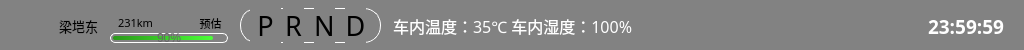
   <widget class="QWidget" name="statusBarWidget" native="true">
    <property name="geometry">
     <rect>
      <x>0</x>
      <y>0</y>
      <width>1024</width>
      <height>50</height>
     </rect>
    </property>
    <property name="sizePolicy">
     <sizepolicy hsizetype="Fixed" vsizetype="Fixed">
      <horstretch>0</horstretch>
      <verstretch>0</verstretch>
     </sizepolicy>
    </property>
    <property name="minimumSize">
     <size>
      <width>1024</width>
      <height>50</height>
     </size>
    </property>
    <property name="maximumSize">
     <size>
      <width>1024</width>
      <height>50</height>
     </size>
    </property>
    <property name="styleSheet">
     <string notr="true">background-color: #828282;</string>
    </property>
    <widget class="QLabel" name="wifiLabel">
     <property name="geometry">
      <rect>
       <x>870</x>
       <y>0</y>
       <width>50</width>
       <height>50</height>
      </rect>
     </property>
     <property name="minimumSize">
      <size>
       <width>50</width>
       <height>50</height>
      </size>
     </property>
     <property name="maximumSize">
      <size>
       <width>50</width>
       <height>50</height>
      </size>
     </property>
     <property name="styleSheet">
      <string notr="true">border-image: url(:/Icons/statusBar/Icons/wifi.png);
background-color: transparent;</string>
     </property>
     <property name="text">
      <string/>
     </property>
    </widget>
    <widget class="QLabel" name="network5GLabel">
     <property name="geometry">
      <rect>
       <x>829</x>
       <y>0</y>
       <width>50</width>
       <height>50</height>
      </rect>
     </property>
     <property name="minimumSize">
      <size>
       <width>50</width>
       <height>50</height>
      </size>
     </property>
     <property name="maximumSize">
      <size>
       <width>50</width>
       <height>50</height>
      </size>
     </property>
     <property name="styleSheet">
      <string notr="true">border-image: url(:/Icons/statusBar/Icons/data.png);
background-color: transparent;</string>
     </property>
     <property name="text">
      <string/>
     </property>
    </widget>
    <widget class="QPushButton" name="accountPushButton">
     <property name="geometry">
      <rect>
       <x>3</x>
       <y>0</y>
       <width>50</width>
       <height>50</height>
      </rect>
     </property>
     <property name="minimumSize">
      <size>
       <width>50</width>
       <height>50</height>
      </size>
     </property>
     <property name="maximumSize">
      <size>
       <width>50</width>
       <height>50</height>
      </size>
     </property>
     <property name="focusPolicy">
      <enum>Qt::NoFocus</enum>
     </property>
     <property name="styleSheet">
      <string notr="true">/* 基础圆形按钮样式（核心） */
QPushButton {

    /* 2. 核心：设置圆角为宽/高的一半，形成圆形 */
    border-radius: 25px; /* 必须=宽度/2，60/2=30 */
    
    /* 3. 配合你的风格：白色字体 + 透明背景（可自定义） */
    color: white;                  /* 字体白色 */
    border: none;                  /* 移除默认边框 */
    
    /* 4. 可选：文字居中、字体大小优化 */
    font-size: 14px;
    text-align: center;
	
	border-image: url(:/Icons/statusBar/Icons/account.jpg);

}
</string>
     </property>
     <property name="text">
      <string/>
     </property>
    </widget>
    <widget class="QLabel" name="userNameLabel">
     <property name="geometry">
      <rect>
       <x>53</x>
       <y>8</y>
       <width>51</width>
       <height>35</height>
      </rect>
     </property>
     <property name="minimumSize">
      <size>
       <width>0</width>
       <height>35</height>
      </size>
     </property>
     <property name="maximumSize">
      <size>
       <width>16777215</width>
       <height>35</height>
      </size>
     </property>
     <property name="font">
      <font>
       <family>MiSans</family>
       <pointsize>10</pointsize>
       <weight>50</weight>
       <bold>false</bold>
      </font>
     </property>
     <property name="styleSheet">
      <string notr="true">QLabel {
	color: white;
	background-color: transparent;
};</string>
     </property>
     <property name="text">
      <string>梁垲东</string>
     </property>
     <property name="alignment">
      <set>Qt::AlignCenter</set>
     </property>
    </widget>
    <widget class="QLabel" name="predictLabel">
     <property name="geometry">
      <rect>
       <x>190</x>
       <y>13</y>
       <width>41</width>
       <height>20</height>
      </rect>
     </property>
     <property name="minimumSize">
      <size>
       <width>0</width>
       <height>20</height>
      </size>
     </property>
     <property name="maximumSize">
      <size>
       <width>16777215</width>
       <height>20</height>
      </size>
     </property>
     <property name="font">
      <font>
       <family>MiSans</family>
       <pointsize>8</pointsize>
       <weight>50</weight>
       <bold>false</bold>
      </font>
     </property>
     <property name="layoutDirection">
      <enum>Qt::LeftToRight</enum>
     </property>
     <property name="styleSheet">
      <string notr="true">QLabel {
	color: white;
	background-color: transparent;
	text-align: center;
};</string>
     </property>
     <property name="text">
      <string>预估</string>
     </property>
     <property name="alignment">
      <set>Qt::AlignCenter</set>
     </property>
    </widget>
    <widget class="QLabel" name="predictDistanceLabel">
     <property name="geometry">
      <rect>
       <x>110</x>
       <y>13</y>
       <width>51</width>
       <height>20</height>
      </rect>
     </property>
     <property name="minimumSize">
      <size>
       <width>0</width>
       <height>20</height>
      </size>
     </property>
     <property name="maximumSize">
      <size>
       <width>16777215</width>
       <height>20</height>
      </size>
     </property>
     <property name="font">
      <font>
       <family>MiSans</family>
       <pointsize>8</pointsize>
       <weight>50</weight>
       <bold>false</bold>
      </font>
     </property>
     <property name="layoutDirection">
      <enum>Qt::LeftToRight</enum>
     </property>
     <property name="styleSheet">
      <string notr="true">QLabel {
	color: white;
	background-color: transparent;
	text-align: center;
};</string>
     </property>
     <property name="text">
      <string>231km</string>
     </property>
     <property name="alignment">
      <set>Qt::AlignCenter</set>
     </property>
    </widget>
    <widget class="QLabel" name="PLabel">
     <property name="geometry">
      <rect>
       <x>250</x>
       <y>8</y>
       <width>31</width>
       <height>35</height>
      </rect>
     </property>
     <property name="minimumSize">
      <size>
       <width>0</width>
       <height>35</height>
      </size>
     </property>
     <property name="maximumSize">
      <size>
       <width>16777215</width>
       <height>35</height>
      </size>
     </property>
     <property name="font">
      <font>
       <family>MiSans Demibold</family>
       <pointsize>20</pointsize>
       <weight>50</weight>
       <bold>false</bold>
      </font>
     </property>
     <property name="styleSheet">
      <string notr="true">QLabel {
	color: white;
	background-color: transparent;
	text-align: center;
};</string>
     </property>
     <property name="text">
      <string>P</string>
     </property>
     <property name="alignment">
      <set>Qt::AlignCenter</set>
     </property>
    </widget>
    <widget class="QLabel" name="RLabel">
     <property name="geometry">
      <rect>
       <x>283</x>
       <y>8</y>
       <width>21</width>
       <height>35</height>
      </rect>
     </property>
     <property name="minimumSize">
      <size>
       <width>0</width>
       <height>35</height>
      </size>
     </property>
     <property name="maximumSize">
      <size>
       <width>16777215</width>
       <height>35</height>
      </size>
     </property>
     <property name="font">
      <font>
       <family>MiSans</family>
       <pointsize>20</pointsize>
       <weight>50</weight>
       <bold>false</bold>
      </font>
     </property>
     <property name="styleSheet">
      <string notr="true">QLabel {
	color: #A6A6A6;
	background-color: transparent;
	text-align: center;
};</string>
     </property>
     <property name="text">
      <string>R</string>
     </property>
     <property name="alignment">
      <set>Qt::AlignCenter</set>
     </property>
    </widget>
    <widget class="QLabel" name="NLabel">
     <property name="geometry">
      <rect>
       <x>314</x>
       <y>8</y>
       <width>21</width>
       <height>35</height>
      </rect>
     </property>
     <property name="minimumSize">
      <size>
       <width>0</width>
       <height>35</height>
      </size>
     </property>
     <property name="maximumSize">
      <size>
       <width>16777215</width>
       <height>35</height>
      </size>
     </property>
     <property name="font">
      <font>
       <family>MiSans</family>
       <pointsize>20</pointsize>
       <weight>50</weight>
       <bold>false</bold>
      </font>
     </property>
     <property name="styleSheet">
      <string notr="true">QLabel {
	color: #A6A6A6;
	background-color: transparent;
	text-align: center;
};</string>
     </property>
     <property name="text">
      <string>N</string>
     </property>
     <property name="alignment">
      <set>Qt::AlignCenter</set>
     </property>
    </widget>
    <widget class="QLabel" name="DLabel">
     <property name="geometry">
      <rect>
       <x>345</x>
       <y>8</y>
       <width>21</width>
       <height>35</height>
      </rect>
     </property>
     <property name="minimumSize">
      <size>
       <width>0</width>
       <height>35</height>
      </size>
     </property>
     <property name="maximumSize">
      <size>
       <width>16777215</width>
       <height>35</height>
      </size>
     </property>
     <property name="font">
      <font>
       <family>MiSans</family>
       <pointsize>20</pointsize>
       <weight>50</weight>
       <bold>false</bold>
      </font>
     </property>
     <property name="styleSheet">
      <string notr="true">QLabel {
	color: #A6A6A6;
	background-color: transparent;
	text-align: center;
};</string>
     </property>
     <property name="text">
      <string>D</string>
     </property>
     <property name="alignment">
      <set>Qt::AlignCenter</set>
     </property>
    </widget>
    <widget class="QLabel" name="PRNDSelectedLabel">
     <property name="geometry">
      <rect>
       <x>240</x>
       <y>8</y>
       <width>141</width>
       <height>35</height>
      </rect>
     </property>
     <property name="minimumSize">
      <size>
       <width>0</width>
       <height>35</height>
      </size>
     </property>
     <property name="maximumSize">
      <size>
       <width>16777215</width>
       <height>35</height>
      </size>
     </property>
     <property name="styleSheet">
      <string notr="true">QLabel {
    /* 1. 圆角矩形核心：设置圆角半径（推荐4-8px，适配Label尺寸） */
    border-radius: 17px;
    
    /* 2. 边框设置：宽度 + 实线 + 颜色（可自定义） */
    border: 1px solid #ffffff; /* 1px浅灰色边框，替换颜色即可 */
    /* 常用边框颜色参考：
       #ffffff 白色 | #666666 中灰色 | #409eff 蓝色 | #f56c6c 红色
    */
    
    /* 3. 核心需求：背景完全透明 */
    background-color: transparent;
    
    /* 4. 字体（可选，延续你之前的灰色/白色需求） */
    color: #999999; /* 浅灰色字体，可改为white */
    font-size: 14px;
    
    /* 5. 内边距：避免文字紧贴边框，优化视觉 */
    padding: 4px 8px; /* 上下4px，左右8px，可根据Label大小调整 */
}</string>
     </property>
     <property name="text">
      <string/>
     </property>
    </widget>
    <widget class="QLabel" name="buletoothLabel">
     <property name="geometry">
      <rect>
       <x>793</x>
       <y>0</y>
       <width>50</width>
       <height>50</height>
      </rect>
     </property>
     <property name="minimumSize">
      <size>
       <width>50</width>
       <height>50</height>
      </size>
     </property>
     <property name="maximumSize">
      <size>
       <width>50</width>
       <height>50</height>
      </size>
     </property>
     <property name="styleSheet">
      <string notr="true">border-image: url(:/Icons/statusBar/Icons/Bluetooth.png);
background-color: transparent;</string>
     </property>
     <property name="text">
      <string/>
     </property>
    </widget>
    <widget class="QProgressBar" name="predictProgressBar">
     <property name="geometry">
      <rect>
       <x>110</x>
       <y>33</y>
       <width>118</width>
       <height>10</height>
      </rect>
     </property>
     <property name="minimumSize">
      <size>
       <width>0</width>
       <height>10</height>
      </size>
     </property>
     <property name="maximumSize">
      <size>
       <width>16777215</width>
       <height>10</height>
      </size>
     </property>
     <property name="styleSheet">
      <string notr="true">QProgressBar {
    /* 1. 进度条整体圆角（核心） */
    border-radius: 5px; /* 整体圆角半径，推荐6-10px */
    
    /* 2. 边框设置（可选，带颜色边框） */
    border: 1px solid #ffffff; /* 1px浅灰色边框 */
    
    /* 3. 背景透明（延续你的需求） */
    background-color: transparent;
    
    /* 4. 内边距：让进度填充部分和边框有间距，圆角更自然 */
    padding: 2px;
    
    /* 5. 文本样式（可选，隐藏/显示进度文字） */
    color: #666666; /* 进度文字颜色 */
    text-align: center; /* 文字居中 */
    qproperty-textVisible: false; /* 隐藏进度文字，取消注释即可 */
}

/* 进度填充部分（关键：单独设置圆角，否则填充部分是直角） */
QProgressBar::chunk {
    border-radius: 2px; /* 比整体圆角小2px，避免填充部分超出边框圆角 */
    background-color: #2a9919; /* 进度条填充颜色（蓝色，可自定义） */
    /* 可选：渐变背景 */
    background: qlineargradient(x1:0, y1:0, x2:1, y2:0, stop:0 #2a9919, stop:1 #4cff38);
}</string>
     </property>
     <property name="value">
      <number>90</number>
     </property>
    </widget>
    <widget class="QLabel" name="timeTimerEdit">
     <property name="geometry">
      <rect>
       <x>906</x>
       <y>1</y>
       <width>120</width>
       <height>50</height>
      </rect>
     </property>
     <property name="sizePolicy">
      <sizepolicy hsizetype="Fixed" vsizetype="Fixed">
       <horstretch>0</horstretch>
       <verstretch>0</verstretch>
      </sizepolicy>
     </property>
     <property name="minimumSize">
      <size>
       <width>120</width>
       <height>50</height>
      </size>
     </property>
     <property name="maximumSize">
      <size>
       <width>120</width>
       <height>50</height>
      </size>
     </property>
     <property name="font">
      <font>
       <family>MiSans</family>
       <pointsize>14</pointsize>
       <weight>75</weight>
       <bold>true</bold>
      </font>
     </property>
     <property name="styleSheet">
      <string notr="true">
    /* 设置字体颜色为纯白色 */
    color: white;
    /* 设置背景完全透明 */
    background-color: transparent;
    /* 可选：移除默认边框（如果需要完全透明的视觉效果） */
    border: none;

</string>
     </property>
     <property name="text">
      <string>23:59:59</string>
     </property>
     <property name="alignment">
      <set>Qt::AlignCenter</set>
     </property>
    </widget>
    <widget class="QLabel" name="DHT11Datalabel">
     <property name="geometry">
      <rect>
       <x>393</x>
       <y>10</y>
       <width>251</width>
       <height>31</height>
      </rect>
     </property>
     <property name="font">
      <font>
       <family>MiSans</family>
       <pointsize>12</pointsize>
      </font>
     </property>
     <property name="styleSheet">
      <string notr="true">QLabel#DHT11Datalabel {
	background-color: transparent;
	color: white;
}</string>
     </property>
     <property name="text">
      <string>车内温度：35℃ 车内湿度：100%</string>
     </property>
    </widget>
    <zorder>predictProgressBar</zorder>
    <zorder>PRNDSelectedLabel</zorder>
    <zorder>wifiLabel</zorder>
    <zorder>network5GLabel</zorder>
    <zorder>accountPushButton</zorder>
    <zorder>userNameLabel</zorder>
    <zorder>predictLabel</zorder>
    <zorder>predictDistanceLabel</zorder>
    <zorder>PLabel</zorder>
    <zorder>RLabel</zorder>
    <zorder>NLabel</zorder>
    <zorder>DLabel</zorder>
    <zorder>buletoothLabel</zorder>
    <zorder>timeTimerEdit</zorder>
    <zorder>DHT11Datalabel</zorder>
   </widget>
